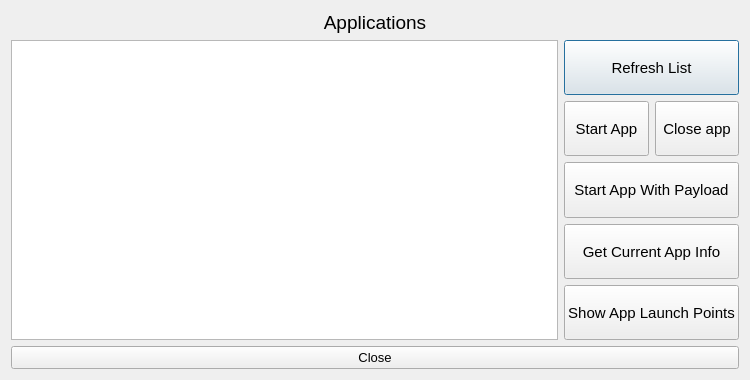
<?xml version="1.0" encoding="UTF-8"?>
<ui version="4.0">
 <class>applications</class>
 <widget class="QDialog" name="applications">
  <property name="geometry">
   <rect>
    <x>0</x>
    <y>0</y>
    <width>750</width>
    <height>380</height>
   </rect>
  </property>
  <property name="windowTitle">
   <string>Applications</string>
  </property>
  <layout class="QGridLayout" name="gridLayout_2">
   <item row="1" column="0">
    <widget class="QListWidget" name="listWidget_Apps">
     <property name="font">
      <font>
       <pointsize>12</pointsize>
      </font>
     </property>
    </widget>
   </item>
   <item row="1" column="1">
    <layout class="QGridLayout" name="gridLayout_Controls">
     <item row="0" column="0" colspan="2">
      <widget class="QPushButton" name="pushButton_Refresh">
       <property name="sizePolicy">
        <sizepolicy hsizetype="Minimum" vsizetype="Expanding">
         <horstretch>0</horstretch>
         <verstretch>0</verstretch>
        </sizepolicy>
       </property>
       <property name="font">
        <font>
         <pointsize>11</pointsize>
        </font>
       </property>
       <property name="text">
        <string>Refresh List</string>
       </property>
      </widget>
     </item>
     <item row="1" column="0">
      <widget class="QPushButton" name="pushButton_Start">
       <property name="sizePolicy">
        <sizepolicy hsizetype="Minimum" vsizetype="Expanding">
         <horstretch>0</horstretch>
         <verstretch>0</verstretch>
        </sizepolicy>
       </property>
       <property name="font">
        <font>
         <pointsize>11</pointsize>
        </font>
       </property>
       <property name="text">
        <string>Start App</string>
       </property>
      </widget>
     </item>
     <item row="3" column="0" colspan="2">
      <widget class="QPushButton" name="pushButton_Info">
       <property name="sizePolicy">
        <sizepolicy hsizetype="Minimum" vsizetype="Expanding">
         <horstretch>0</horstretch>
         <verstretch>0</verstretch>
        </sizepolicy>
       </property>
       <property name="font">
        <font>
         <pointsize>11</pointsize>
        </font>
       </property>
       <property name="text">
        <string>Get Current App Info</string>
       </property>
      </widget>
     </item>
     <item row="4" column="0" colspan="2">
      <widget class="QPushButton" name="pushButton_LaunchPoints">
       <property name="sizePolicy">
        <sizepolicy hsizetype="Minimum" vsizetype="Expanding">
         <horstretch>0</horstretch>
         <verstretch>0</verstretch>
        </sizepolicy>
       </property>
       <property name="font">
        <font>
         <pointsize>11</pointsize>
        </font>
       </property>
       <property name="text">
        <string>Show App Launch Points</string>
       </property>
      </widget>
     </item>
     <item row="1" column="1">
      <widget class="QPushButton" name="pushButton_Close">
       <property name="sizePolicy">
        <sizepolicy hsizetype="Minimum" vsizetype="Expanding">
         <horstretch>0</horstretch>
         <verstretch>0</verstretch>
        </sizepolicy>
       </property>
       <property name="font">
        <font>
         <pointsize>11</pointsize>
        </font>
       </property>
       <property name="text">
        <string>Close app</string>
       </property>
      </widget>
     </item>
     <item row="2" column="0" colspan="2">
      <widget class="QPushButton" name="pushButton_StartPd">
       <property name="sizePolicy">
        <sizepolicy hsizetype="Minimum" vsizetype="Expanding">
         <horstretch>0</horstretch>
         <verstretch>0</verstretch>
        </sizepolicy>
       </property>
       <property name="font">
        <font>
         <pointsize>11</pointsize>
        </font>
       </property>
       <property name="text">
        <string>Start App With Payload</string>
       </property>
      </widget>
     </item>
    </layout>
   </item>
   <item row="2" column="0" colspan="2">
    <widget class="QPushButton" name="pushButton_Close_W">
     <property name="font">
      <font>
       <pointsize>10</pointsize>
      </font>
     </property>
     <property name="text">
      <string>Close</string>
     </property>
    </widget>
   </item>
   <item row="0" column="0" colspan="2">
    <widget class="QLabel" name="label_Apps">
     <property name="sizePolicy">
      <sizepolicy hsizetype="Expanding" vsizetype="Fixed">
       <horstretch>0</horstretch>
       <verstretch>0</verstretch>
      </sizepolicy>
     </property>
     <property name="font">
      <font>
       <pointsize>14</pointsize>
      </font>
     </property>
     <property name="text">
      <string>Applications</string>
     </property>
     <property name="alignment">
      <set>Qt::AlignCenter</set>
     </property>
    </widget>
   </item>
  </layout>
 </widget>
 <resources/>
 <connections/>
</ui>
